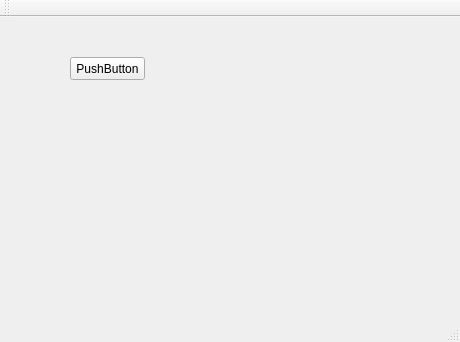
<?xml version="1.0" encoding="UTF-8"?>
<ui version="4.0">
 <class>MainWindow</class>
 <widget class="QMainWindow" name="MainWindow">
  <property name="geometry">
   <rect>
    <x>0</x>
    <y>0</y>
    <width>460</width>
    <height>342</height>
   </rect>
  </property>
  <property name="windowTitle">
   <string>MainWindow</string>
  </property>
  <widget class="QWidget" name="centralWidget">
   <widget class="QPushButton" name="pushButton_newWidget">
    <property name="geometry">
     <rect>
      <x>70</x>
      <y>40</y>
      <width>75</width>
      <height>23</height>
     </rect>
    </property>
    <property name="text">
     <string>PushButton</string>
    </property>
   </widget>
  </widget>
  <widget class="QMenuBar" name="menuBar">
   <property name="geometry">
    <rect>
     <x>0</x>
     <y>0</y>
     <width>460</width>
     <height>23</height>
    </rect>
   </property>
  </widget>
  <widget class="QToolBar" name="mainToolBar">
   <attribute name="toolBarArea">
    <enum>TopToolBarArea</enum>
   </attribute>
   <attribute name="toolBarBreak">
    <bool>false</bool>
   </attribute>
  </widget>
  <widget class="QStatusBar" name="statusBar"/>
 </widget>
 <layoutdefault spacing="6" margin="11"/>
 <resources/>
 <connections/>
</ui>
